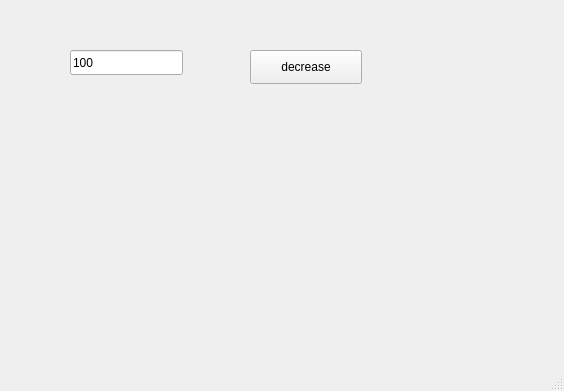
<?xml version="1.0" encoding="UTF-8"?>
<ui version="4.0">
 <class>MainWindow</class>
 <widget class="QMainWindow" name="MainWindow">
  <property name="geometry">
   <rect>
    <x>0</x>
    <y>0</y>
    <width>564</width>
    <height>391</height>
   </rect>
  </property>
  <property name="windowTitle">
   <string>MainWindow</string>
  </property>
  <widget class="QWidget" name="centralwidget">
   <widget class="QPushButton" name="pb">
    <property name="geometry">
     <rect>
      <x>250</x>
      <y>50</y>
      <width>112</width>
      <height>34</height>
     </rect>
    </property>
    <property name="text">
     <string>decrease</string>
    </property>
   </widget>
   <widget class="QLineEdit" name="le">
    <property name="geometry">
     <rect>
      <x>70</x>
      <y>50</y>
      <width>113</width>
      <height>25</height>
     </rect>
    </property>
    <property name="text">
     <string>100</string>
    </property>
   </widget>
  </widget>
  <widget class="QMenuBar" name="menubar">
   <property name="geometry">
    <rect>
     <x>0</x>
     <y>0</y>
     <width>564</width>
     <height>31</height>
    </rect>
   </property>
  </widget>
  <widget class="QStatusBar" name="statusbar"/>
 </widget>
 <resources/>
 <connections/>
</ui>
